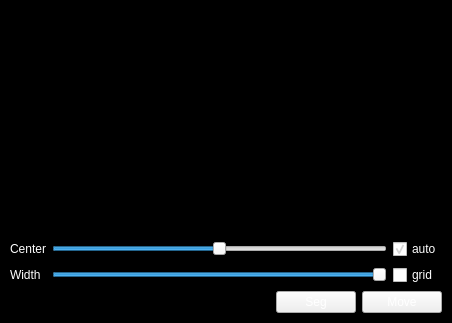
<?xml version="1.0" encoding="UTF-8"?>
<ui version="4.0">
 <class>OrthoWidget</class>
 <widget class="QWidget" name="OrthoWidget">
  <property name="geometry">
   <rect>
    <x>0</x>
    <y>0</y>
    <width>452</width>
    <height>323</height>
   </rect>
  </property>
  <property name="palette">
   <palette>
    <active>
     <colorrole role="WindowText">
      <brush brushstyle="SolidPattern">
       <color alpha="255">
        <red>255</red>
        <green>255</green>
        <blue>255</blue>
       </color>
      </brush>
     </colorrole>
     <colorrole role="Text">
      <brush brushstyle="SolidPattern">
       <color alpha="255">
        <red>255</red>
        <green>255</green>
        <blue>255</blue>
       </color>
      </brush>
     </colorrole>
     <colorrole role="ButtonText">
      <brush brushstyle="SolidPattern">
       <color alpha="255">
        <red>255</red>
        <green>255</green>
        <blue>255</blue>
       </color>
      </brush>
     </colorrole>
     <colorrole role="Base">
      <brush brushstyle="SolidPattern">
       <color alpha="255">
        <red>255</red>
        <green>255</green>
        <blue>255</blue>
       </color>
      </brush>
     </colorrole>
     <colorrole role="Window">
      <brush brushstyle="SolidPattern">
       <color alpha="255">
        <red>0</red>
        <green>0</green>
        <blue>0</blue>
       </color>
      </brush>
     </colorrole>
    </active>
    <inactive>
     <colorrole role="WindowText">
      <brush brushstyle="SolidPattern">
       <color alpha="255">
        <red>255</red>
        <green>255</green>
        <blue>255</blue>
       </color>
      </brush>
     </colorrole>
     <colorrole role="Text">
      <brush brushstyle="SolidPattern">
       <color alpha="255">
        <red>255</red>
        <green>255</green>
        <blue>255</blue>
       </color>
      </brush>
     </colorrole>
     <colorrole role="ButtonText">
      <brush brushstyle="SolidPattern">
       <color alpha="255">
        <red>255</red>
        <green>255</green>
        <blue>255</blue>
       </color>
      </brush>
     </colorrole>
     <colorrole role="Base">
      <brush brushstyle="SolidPattern">
       <color alpha="255">
        <red>255</red>
        <green>255</green>
        <blue>255</blue>
       </color>
      </brush>
     </colorrole>
     <colorrole role="Window">
      <brush brushstyle="SolidPattern">
       <color alpha="255">
        <red>0</red>
        <green>0</green>
        <blue>0</blue>
       </color>
      </brush>
     </colorrole>
    </inactive>
    <disabled>
     <colorrole role="WindowText">
      <brush brushstyle="SolidPattern">
       <color alpha="255">
        <red>255</red>
        <green>255</green>
        <blue>255</blue>
       </color>
      </brush>
     </colorrole>
     <colorrole role="Text">
      <brush brushstyle="SolidPattern">
       <color alpha="255">
        <red>255</red>
        <green>255</green>
        <blue>255</blue>
       </color>
      </brush>
     </colorrole>
     <colorrole role="ButtonText">
      <brush brushstyle="SolidPattern">
       <color alpha="255">
        <red>255</red>
        <green>255</green>
        <blue>255</blue>
       </color>
      </brush>
     </colorrole>
     <colorrole role="Base">
      <brush brushstyle="SolidPattern">
       <color alpha="255">
        <red>0</red>
        <green>0</green>
        <blue>0</blue>
       </color>
      </brush>
     </colorrole>
     <colorrole role="Window">
      <brush brushstyle="SolidPattern">
       <color alpha="255">
        <red>0</red>
        <green>0</green>
        <blue>0</blue>
       </color>
      </brush>
     </colorrole>
    </disabled>
   </palette>
  </property>
  <property name="windowTitle">
   <string>Form</string>
  </property>
  <property name="styleSheet">
   <string notr="true">color: white;</string>
  </property>
  <layout class="QGridLayout" name="gridLayout_2">
   <property name="sizeConstraint">
    <enum>QLayout::SetDefaultConstraint</enum>
   </property>
   <property name="margin">
    <number>10</number>
   </property>
   <item row="1" column="0">
    <widget class="ImageWidget" name="w_coronal" native="true"/>
   </item>
   <item row="0" column="1">
    <widget class="ImageWidget" name="w_axial" native="true">
     <property name="styleSheet">
      <string notr="true"/>
     </property>
    </widget>
   </item>
   <item row="1" column="1">
    <widget class="ImageWidget" name="w_sagittal" native="true"/>
   </item>
   <item row="2" column="0" colspan="2">
    <layout class="QGridLayout" name="gridLayout">
     <property name="sizeConstraint">
      <enum>QLayout::SetNoConstraint</enum>
     </property>
     <property name="topMargin">
      <number>0</number>
     </property>
     <property name="rightMargin">
      <number>0</number>
     </property>
     <item row="0" column="1">
      <widget class="QSlider" name="wc_slider">
       <property name="maximum">
        <number>1000</number>
       </property>
       <property name="value">
        <number>500</number>
       </property>
       <property name="orientation">
        <enum>Qt::Horizontal</enum>
       </property>
      </widget>
     </item>
     <item row="1" column="0">
      <widget class="QLabel" name="label_2">
       <property name="text">
        <string>Width</string>
       </property>
      </widget>
     </item>
     <item row="0" column="0">
      <widget class="QLabel" name="label">
       <property name="text">
        <string>Center</string>
       </property>
      </widget>
     </item>
     <item row="1" column="1">
      <widget class="QSlider" name="ww_slider">
       <property name="maximum">
        <number>1000</number>
       </property>
       <property name="value">
        <number>1000</number>
       </property>
       <property name="orientation">
        <enum>Qt::Horizontal</enum>
       </property>
      </widget>
     </item>
     <item row="0" column="2">
      <widget class="QCheckBox" name="autoWindow">
       <property name="text">
        <string>auto</string>
       </property>
       <property name="checked">
        <bool>true</bool>
       </property>
      </widget>
     </item>
     <item row="1" column="2">
      <widget class="QCheckBox" name="grid">
       <property name="text">
        <string>grid</string>
       </property>
      </widget>
     </item>
    </layout>
   </item>
   <item row="3" column="0" colspan="2">
    <layout class="QHBoxLayout" name="horizontalLayout">
     <item>
      <spacer name="horizontalSpacer">
       <property name="orientation">
        <enum>Qt::Horizontal</enum>
       </property>
       <property name="sizeHint" stdset="0">
        <size>
         <width>40</width>
         <height>20</height>
        </size>
       </property>
      </spacer>
     </item>
     <item>
      <widget class="QPushButton" name="b_seg">
       <property name="text">
        <string>Seg</string>
       </property>
      </widget>
     </item>
     <item>
      <widget class="QPushButton" name="b_move">
       <property name="text">
        <string>Move</string>
       </property>
      </widget>
     </item>
    </layout>
   </item>
  </layout>
 </widget>
 <customwidgets>
  <customwidget>
   <class>ImageWidget</class>
   <extends>QWidget</extends>
   <header>imagewidget.h</header>
   <container>1</container>
  </customwidget>
 </customwidgets>
 <resources/>
 <connections/>
</ui>
